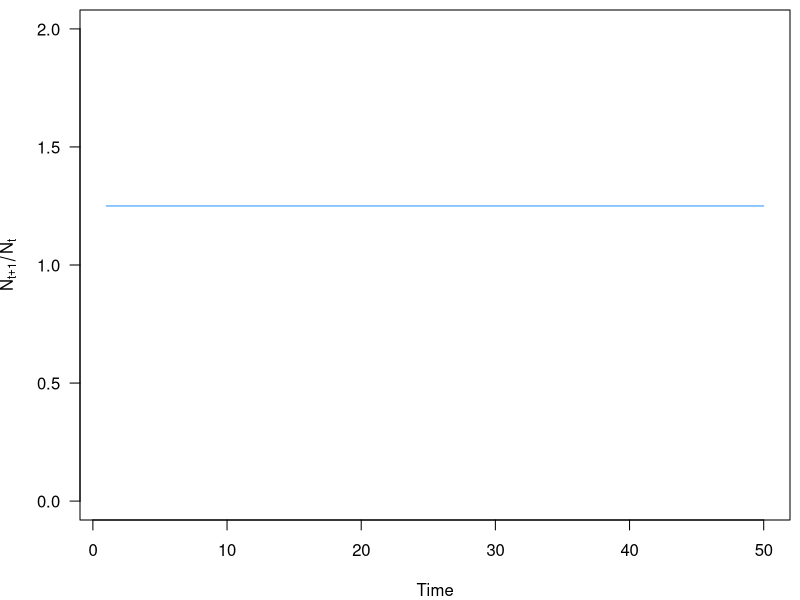
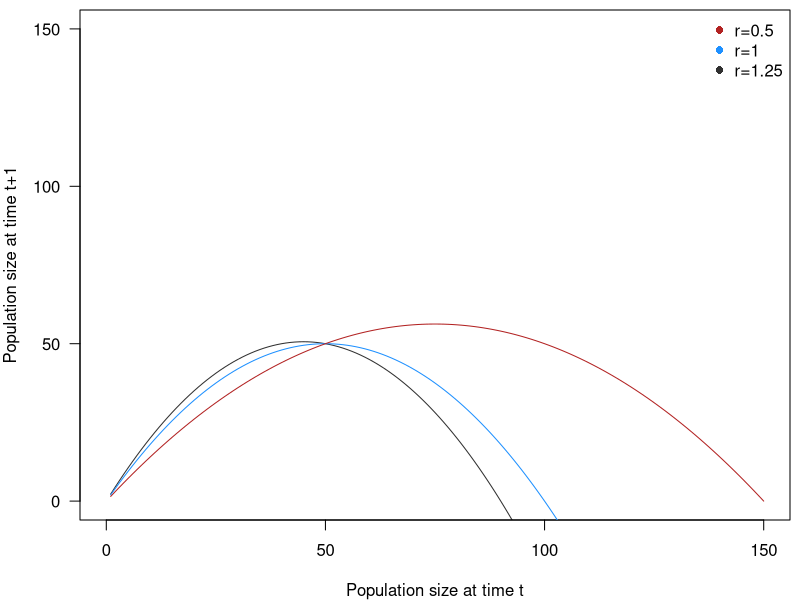
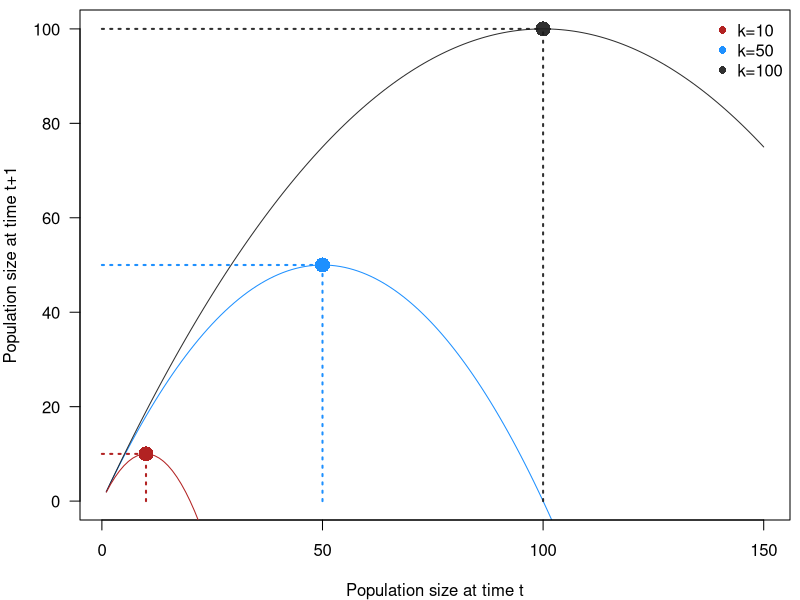
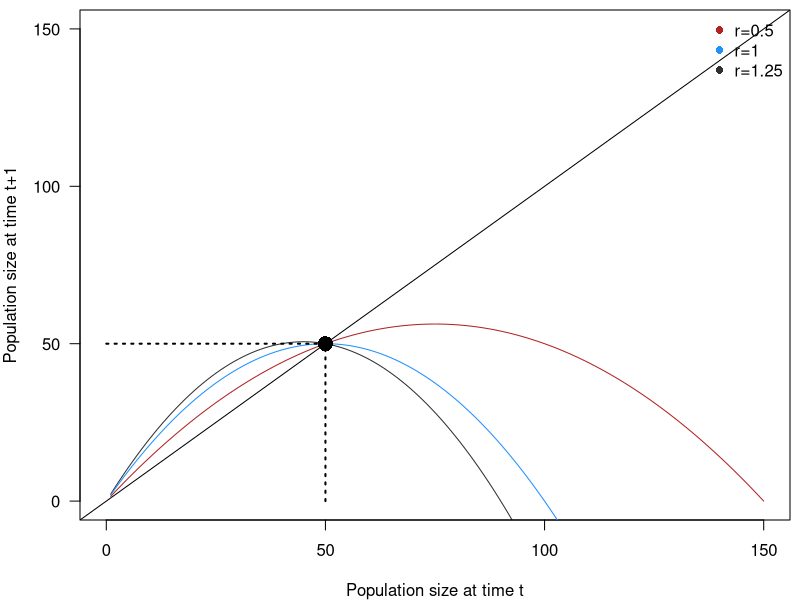
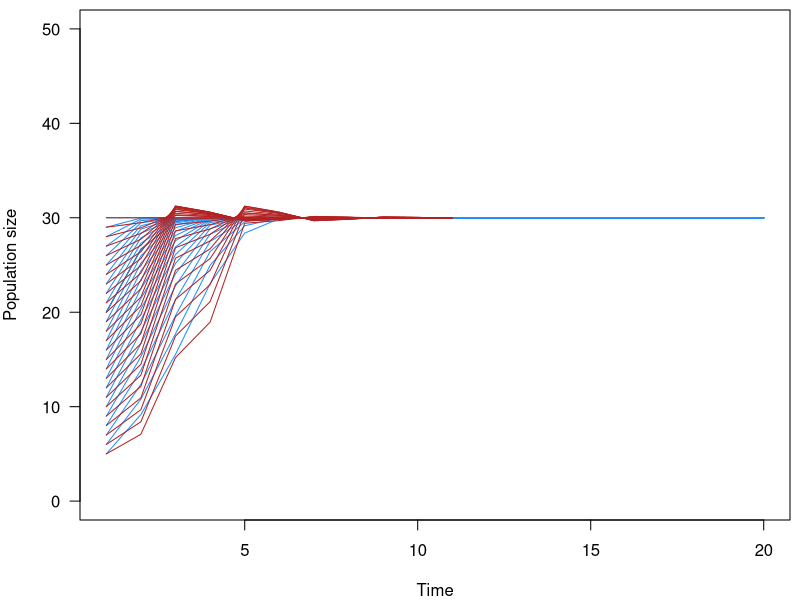
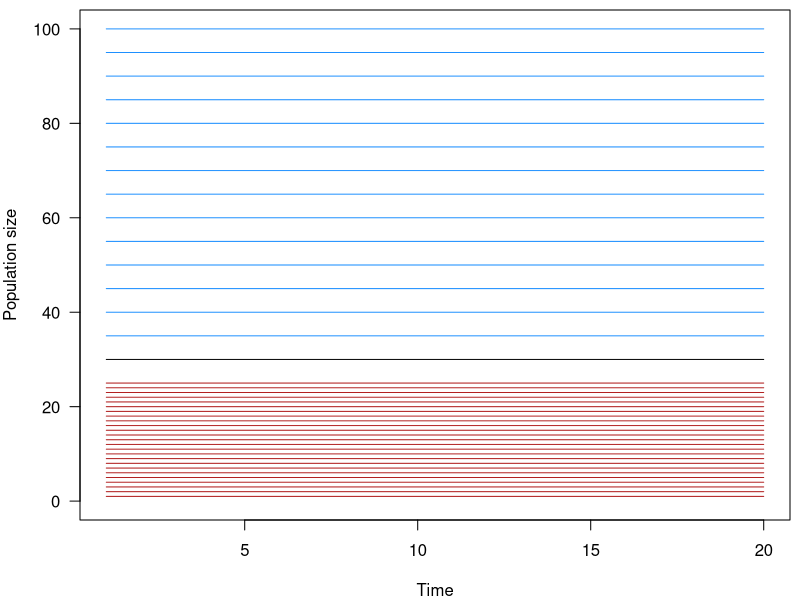
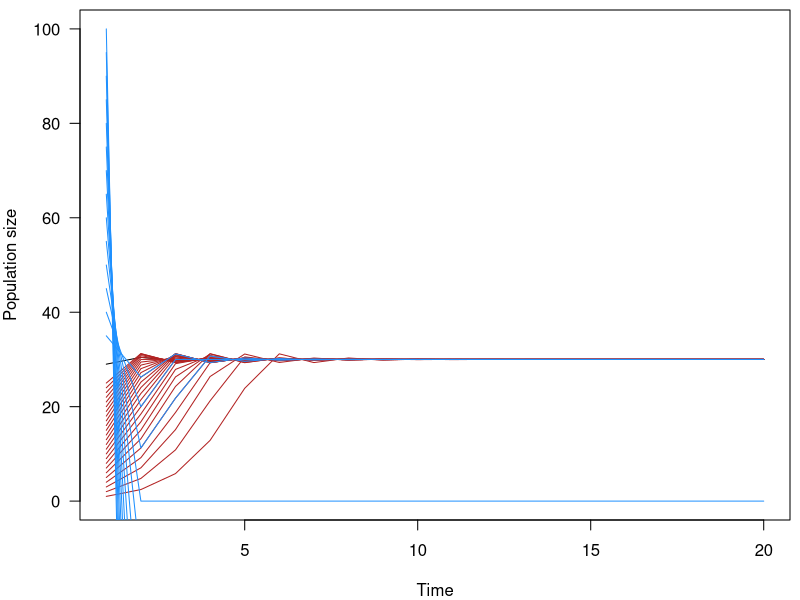
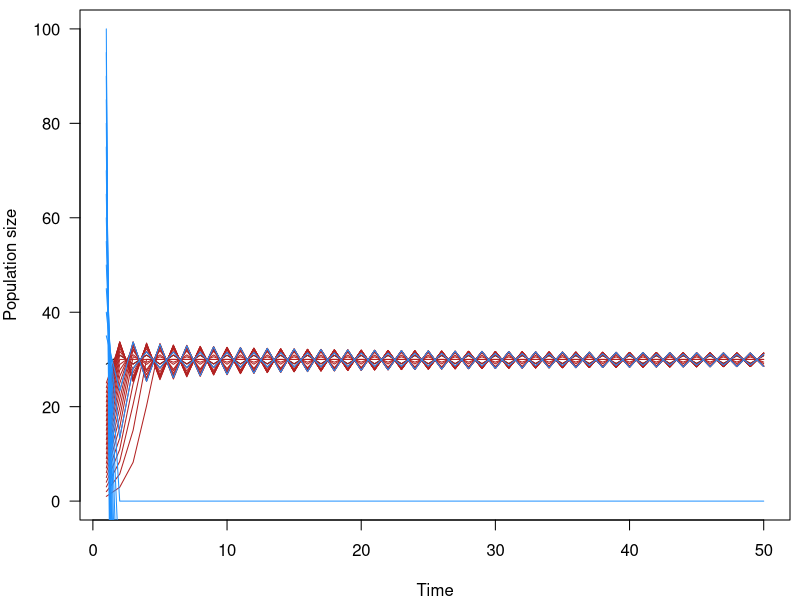

Source code (R) for these figures, in order:
## ---- chunk 1

expoGrowth <- function(n, lam){
  n*lam
}

expoDynamics <- function(n,lambda, steps=100){
  if(length(lambda) < steps){ 
    lambda <- rep(lambda, steps)
  }
  ret <- c()
  ret[1] <- n
  for(i in 1:steps){
    ret[i+1] <- expoGrowth(ret[i], lambda[i])
  }
  return(ret)
}


## ---- chunk 2


n0 <- 20
t <- 50

dynamics <- expoDynamics(n0, 1.25, steps=t)
relativeChange <- dynamics[2:length(dynamics)] / dynamics[1:(length(dynamics)-1)]


par(mar=c(4,4,0.5,0.5))
plot(1:(t), relativeChange,
  type='l', las=1, 
  xlab='Time', 
  ylab=expression(N[t+1] / N[t]), 
  col='dodgerblue',
  ylim=c(0,2))

## ---- chunk 3

n0 <- 1:150

logisticGrowth <- function(n, R, k){
  n*(1+(R*(1-(n / k))))
}

colz <- c(grey(0.1,0.9), 'dodgerblue', 'firebrick', 'forestgreen')
#effect of growth rate
plot(n0, logisticGrowth(n0, 1.25, 50),
  type='l', las=1, ylim=c(0,150), xlim=c(0,150), 
  xlab='Population size at time t', 
  ylab='Population size at time t+1', 
  col=colz[1])
lines(n0, logisticGrowth(n0,1,50),
  col=colz[2])
lines(n0, logisticGrowth(n0,0.5,50),
  col=colz[3])
legend('topright', bty='n',
  c('r=0.5', 'r=1', 'r=1.25'),
  pch=16, col=colz[c(3,2,1)])





#effect of carrying capacity
plot(n0, logisticGrowth(n0,1, 50),
  type='l', las=1, ylim=c(0,100),
  xlab='Population size at time t', 
  ylab='Population size at time t+1', 
  col=colz[2])
lines(n0, logisticGrowth(n0,1,100),
  col=colz[1])
lines(n0, logisticGrowth(n0,1,10),
  col=colz[3])
legend('topright', bty='n',
  c('k=10', 'k=50', 'k=100'),
  pch=16, col=colz[c(3,2,1)])




#Look at the peaks of the growth (where is the maximum population size here?)

plotSegs <- function(kx,ky, color){
  segments(x0=0,x1=kx, y0=ky,y1=ky, col=color, lwd=2, lty=3)
  segments(x0=kx,x1=kx, y0=0,y1=ky, col=color, lwd=2, lty=3)
  points(kx,ky, pch=16, cex=2, col=color)
}

plotSegs(10,10, color=colz[3])
plotSegs(50,50, color=colz[2])
plotSegs(100,100, color=colz[1])



# But why is this? What situations would cause this to not be the case?



colz <- c(grey(0.1,0.9), 'dodgerblue', 'firebrick', 'forestgreen')
#effect of growth rate
plot(n0, logisticGrowth(n0, 1.25, 50),
  type='l', las=1, ylim=c(0,150), xlim=c(0,150), 
  xlab='Population size at time t', 
  ylab='Population size at time t+1', 
  col=colz[1])
lines(n0, logisticGrowth(n0,1,50),
  col=colz[2])
lines(n0, logisticGrowth(n0,0.5,50),
  col=colz[3])
legend('topright', bty='n',
  c('r=0.5', 'r=1', 'r=1.25'),
  pch=16, col=colz[c(3,2,1)])

plotSegs(50,50, color=1)



# this line intersects points where population change from t to t+1 is 0. These are equilibria.
abline(a=0,b=1)

## ---- chunk 4


logisticDynamics <- function(n,r,k, steps=100){
  ret <- c()
  ret[1] <- n
  if(length(r) == 1){
    r <- rep(r, steps)
  }
  for(i in 1:(steps-1)){
    ret[i+1] <- logisticGrowth(ret[i], r[i], k)
  }
  return(ret)
}


## ---- chunk 5

stps <- 20

plot(1:stps,
 logisticDynamics(n=20, r=1, k=30, steps=stps),
  type='l', las=1, ylim=c(0,50),
  xlab='Time', 
  ylab='Population size', 
  col=1)

#sapply(seq(1,25,by=1), function(x){
# lines(logisticDynamics(n=x, r=1, k=30, steps=stps), col='firebrick')
#})


sapply(seq(5,30,by=1), function(x){
 lines(logisticDynamics(n=x, r=1, k=30, steps=stps), col='dodgerblue')
})

sapply(seq(5,30,by=1), function(x){
 lines(logisticDynamics(n=x, r=rep(c(0.5,1.5),5), k=30, steps=stps), col='firebrick')
})



## ---- chunk 6


stps <- 20

plot(1:stps,
 logisticDynamics(n=30, r=0, k=30, steps=stps),
  type='l', las=1,ylim=c(0,100),
  xlab='Time', 
  ylab='Population size', 
  col=1)

sapply(seq(1,25,by=1), function(x){
 lines(logisticDynamics(n=x, r=0, k=30, steps=stps), col='firebrick')
})

sapply(seq(35,100,by=5), function(x){
 lines(logisticDynamics(n=x, r=0, k=30, steps=stps), col='dodgerblue')
})

## ---- chunk 7

stps <- 20

plot(1:stps,
 logisticDynamics(n=29, r=1.5, k=30, steps=stps),
  type='l', las=1,ylim=c(0,100),
  xlab='Time', 
  ylab='Population size', 
  col=1)

sapply(seq(1,25,by=1), function(x){
 lines(logisticDynamics(n=x, r=1.5, k=30, steps=stps), col='firebrick')
})

sapply(seq(35,100,by=5), function(x){
 lines(logisticDynamics(n=x, r=1.5, k=30, steps=stps), col='dodgerblue')
})


## ---- chunk 8


stps <- 50

plot(1:stps,
 logisticDynamics(n=29, r=2, k=30, steps=stps),
  type='l', las=1,ylim=c(0,100),
  xlab='Time', 
  ylab='Population size', 
  col=1)

sapply(seq(1,25,by=1), function(x){
 lines(logisticDynamics(n=x, r=2, k=30, steps=stps), col='firebrick')
})

sapply(seq(35,100,by=5), function(x){
 lines(logisticDynamics(n=x, r=2, k=30, steps=stps), col='dodgerblue')
})


## ---- chunk 9

stps <- 100

plot(1:stps,
 logisticDynamics(n=100, r=3, k=300, steps=stps),
  type='l', las=1,ylim=c(0,400),
  xlab='Time', 
  ylab='Population size', 
  col=1)


sapply(seq(70,200,by=5), function(x){
 lines(logisticDynamics(n=x, r=3, k=300, steps=stps), col='firebrick')
})

## ---- chunk 10

stps <- 100

plot(1:stps,
 logisticDynamics(n=299, r=3.0, k=300, steps=stps),
  type='l', las=1, ylim=c(0,400),
  xlab='Time', 
  ylab='Population size', 
  col=1)

sapply(seq(200,300,by=5), function(x){
 lines(logisticDynamics(n=x, r=3, k=300, steps=stps), col='firebrick')
})



## ---- chunk 11

logistic.map <- function(r, x, N, M){
  z <- 1:N
  z[1] <- x
  for(i in c(1:(N-1))){
    z[i+1] <- r *z[i]  * (1 - z[i])
  }
  z[c((N-M):N)]
}

## Set scanning range for bifurcation parameter r
my.r <- seq(2, 4, by=0.003)
logMap <- as.vector(sapply(my.r, logistic.map,  x=0.1, N=1000, M=300))
r <- sort(rep(my.r, 301))
plot(logMap ~ r, pch=".",
    ylab='Abundance',
    col=rainbow(50000))

## ---- chunk 12

n0 <- 20
t <- 50

dynamicsL <- logisticDynamics(n0, 1.25, steps=t, k=100)
relativeChangeL <- dynamicsL[2:length(dynamicsL)] / dynamicsL[1:(length(dynamicsL)-1)]

plot(1:(t-1), relativeChangeL,
  type='l', las=1, 
  xlab='Time', 
  ylab=expression(N[t+1] / N[t]), 
  col='dodgerblue',
  ylim=c(0,2))

## ---- chunk 13


dynamics <- expoDynamics(n0, 1.25, steps=t)
relativeChange <- dynamics[2:length(dynamics)] / dynamics[1:(length(dynamics)-1)]


plot(dynamics[1:(length(dynamics)-1)], 
    dynamics[2:length(dynamics)], 
    pch=16, type='b', 
    ylab=expression(N[t+1]), 
    xlab=expression(N[t]) 
)


## ---- chunk 14

plot(dynamicsL[1:(length(dynamicsL)-1)], 
    dynamicsL[2:length(dynamicsL)], 
    pch=16, type='b', 
    ylab=expression(N[t+1]), 
    xlab=expression(N[t]) 
)


## ---- chunk 15

plot(dynamicsL[1:(length(dynamicsL)-1)], 
    dynamicsL[2:length(dynamicsL)], 
    pch=16, type='b', 
    ylab=expression(N[t+1]), 
    xlab=expression(N[t]) 
)

plot(1:150, 
    logisticGrowth(1:150, R=1.25, k=100),
    pch=16, type='b', ylim=c(-50,300),
    ylab=expression(N[t+1]), 
    xlab=expression(N[t]) 
)
points(100,100, pch=16, col='red', cex=2)
abline(b=1,a=0, lwd=2, col='grey')

## ---- chunk 16

plot(1:150, 
    logisticGrowth(1:150, R=3, k=100),
    pch=16, type='b', ylim=c(-50,300),
    ylab=expression(N[t+1]), 
    xlab=expression(N[t]) 
)
points(100,100, pch=16, col='red', cex=2)
abline(b=1,a=0, lwd=2, col='grey')
abline(h=0, lwd=2, col='dodgerblue')


## ---- chunk 17

logisticGrowth(200, R=3, k=100)

## ---- chunk 18


rickerGrowth <- function(n, r, k){
  return(n * exp(r*(1-(n/k))))
}


rickerDynamics <- function(n,r,k, steps=100){
  ret <- c()
  ret[1] <- n
  if(length(r) == 1){
    r <- rep(r, steps)
  }
  for(i in 1:(steps-1)){
    ret[i+1] <- logisticGrowth(ret[i], r[i], k)
  }
  return(ret)
}

## ---- chunk 19

layout(matrix(c(1,2), ncol=2))
plot(1:150, 
    logisticGrowth(1:150, R=3, k=100),
    pch=16, type='b', ylim=c(-50,300),
    ylab=expression(N[t+1]), 
    xlab=expression(N[t]) 
)
title(line=-1, 'logistic model')
points(100,100, pch=16, col='red', cex=2)
abline(b=1,a=0, lwd=2, col='grey')

plot(1:150, 
    rickerGrowth(1:150, r=3, k=100),
    pch=16, type='b', ylim=c(-50,300),
    ylab=expression(N[t+1]), 
    xlab=expression(N[t]) 
)
title(line=-1, 'ricker logistic model')
points(100,100, pch=16, col='red', cex=2)
abline(b=1,a=0, lwd=2, col='grey')

## ---- chunk 20

tmp <- data.frame(time=1:9, 
  n=c(5,10,20,25,20,10,10,14,20))

plot(y=tmp$n, x=tmp$time, type='b')

## ---- chunk 21
#lag=0
cor(tmp$n, tmp$n)

#lag=1
cor(tmp$n[1:8], tmp$n[2:9])

#lag=2
cor(tmp$n[1:7], tmp$n[3:9])

## ---- chunk 22

acf(tmp$n)

